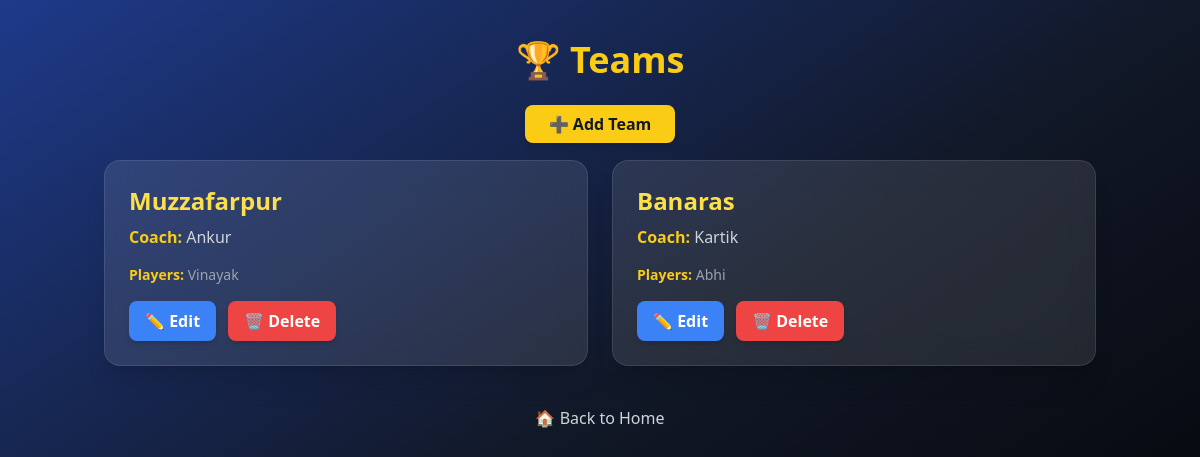
Page /teams/ (signed in) on the committed database.
### teams/models.py (models this page shows, shortened)
class Team(models.Model):
    name = models.CharField(max_length=100)
    coach = models.ForeignKey(User, on_delete=models.SET_NULL, null=True, limit_choices_to={'role': 'coach'})
    players = models.ManyToManyField(Player, blank=True)

### users/models.py (models this page shows)
class User(AbstractUser):
    ROLE_CHOICES = (
        ('admin', 'Administrator'),
        ('coach', 'Coach'),
        ('player', 'Player'),
    )
    role = models.CharField(max_length=20, choices=ROLE_CHOICES)

### players/models.py (models this page shows, shortened)
class Player(models.Model):
    user = models.OneToOneField(User, on_delete=models.CASCADE)
    age = models.IntegerField()
    contact = models.CharField(max_length=15)
    skills = models.TextField(blank=True, null=True)

### teams/views.py (the view)
# urls.py: path('', views.team_list, name='team_list'),
@login_required
def team_list(request):
    teams = Team.objects.all()
    return render(request, 'teams/team_list.html', {'teams': teams})

### teams/templates/teams/team_list.html (shortened to what this page needs)
<!DOCTYPE html>
<html lang="en">
<head>
  <script src="https://cdn.tailwindcss.com"></script>
</head>
<body class="bg-gradient-to-br from-blue-900 via-gray-900 to-black text-white min-h-screen">
  <div class="max-w-5xl mx-auto py-10 px-4">
    <h1 class="text-4xl font-extrabold text-yellow-400 mb-8 text-center">🏆 Teams</h1>
    <div class="text-center mb-6">
      <a href="{% url 'team_create' %}" class="bg-yellow-400 hover:bg-yellow-300 text-gray-900 font-semibold px-6 py-2 rounded-lg shadow-md transition">
        ➕ Add Team
      </a>
    </div>
    {% if teams %}
      <div class="grid grid-cols-1 md:grid-cols-2 gap-6">
        {% for team in teams %}
        <div class="bg-white/10 backdrop-blur-lg p-6 rounded-2xl shadow-xl border border-white/10 hover:shadow-yellow-400/30 transition">
          <h2 class="text-2xl font-bold text-yellow-300 mb-2">{{ team.name }}</h2>
          <p class="text-gray-300 mb-4">
            <span class="font-semibold text-yellow-400">Coach:</span> {{ team.coach.username|default:"Not assigned" }}
          </p>
          {% if team.players.all %}
          <p class="text-sm text-gray-400 mb-2"><span class="text-yellow-400 font-semibold">Players:</span>
            {% for player in team.players.all %}
              {{ player.user.username }}{% if not forloop.last %}, {% endif %}
            {% empty %}
              <span class="text-gray-500 italic">No players added</span>
            {% endfor %}
          </p>
          {% endif %}
          <div class="mt-4 flex gap-3">
            <a href="{% url 'team_update' team.pk %}" class="bg-blue-500 hover:bg-blue-600 px-4 py-2 rounded-lg font-semibold shadow-md transition">✏️ Edit</a>
            <a href="{% url 'team_delete' team.pk %}" class="bg-red-500 hover:bg-red-600 px-4 py-2 rounded-lg font-semibold shadow-md transition">🗑️ Delete</a>
          </div>
        </div>
        {% endfor %}
      </div>
    {% else %}
      <p class="text-center text-gray-300 mt-10 text-lg">No teams available.</p>
    {% endif %}
    <div class="text-center mt-10">
      <a href="{% url 'home' %}" class="text-gray-300 hover:text-yellow-300 transition">🏠 Back to Home</a>
    </div>
  </div>
</body>
</html>

### rows in the picture
Team: name "Muzzafarpur", coach.username "Ankur"
Player: user.username "Vinayak"
Team: name "Banaras", coach.username "Kartik"
Player: user.username "Abhi"
